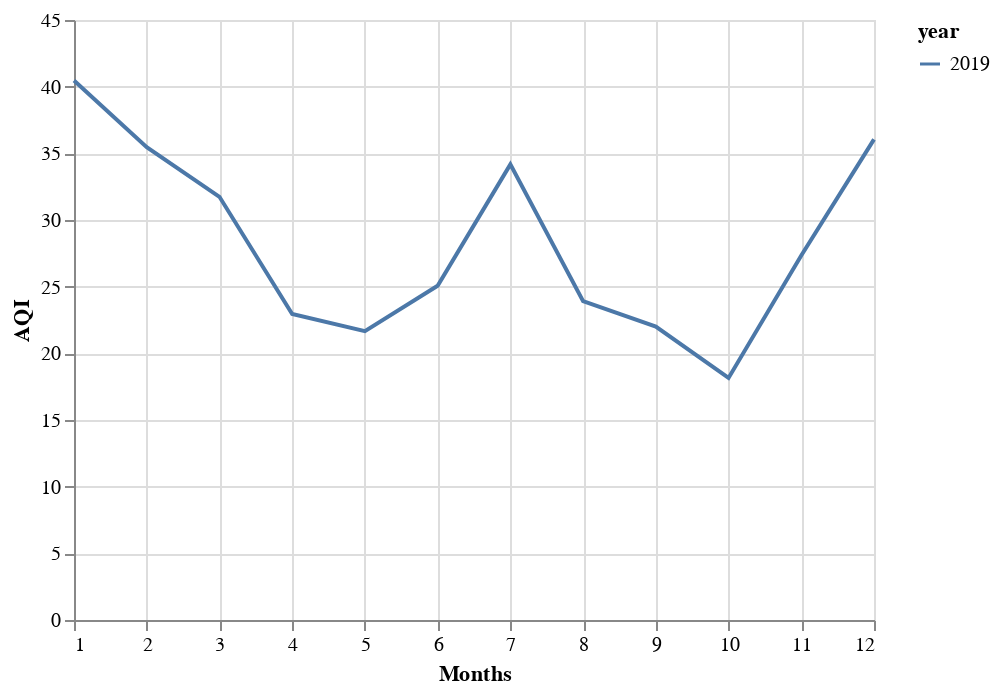

Notebook source saved alongside this figure:
### Code cell
pm25a_2019 = pd.read_csv("../../data/final/epa_air_params/pm25a_2019_avg_df.csv")
pm25a_2019_chart = alt.Chart(pm25a_2019).mark_line().encode(
    alt.X("month", title="Months"),
    alt.Y("aqi:Q", title="AQI"),
    color="year:N"
)
pm25a_2019_chart

### Figure 1 — Vega-Lite specification as saved in the notebook (floating-point values rounded to 4 significant figures)
{"config": {"view": {"continuousWidth": 400, "continuousHeight": 300}}, "data": {"name": "data-a88e0582ee6fa71e63169e8b11f33d72"}, "mark": "line", "encoding": {"color": {"type": "nominal", "field": "year"}, "x": {"type": "quantitative", "field": "month", "title": "Months"}, "y": {"type": "quantitative", "field": "aqi", "title": "AQI"}}, "$schema": "https://vega.github.io/schema/vega-lite/v4.8.1.json", "datasets": {"data-a88e0582ee6fa71e63169e8b11f33d72": [{"date_month": "2019-08-01", "aqi": 23.91, "arithmetic_mean": 5.758, "units_of_measure": "Micrograms/cubic meter (LC)", "parameter": "Acceptable PM2.5 AQI & Speciation Mass", "year": 2019, "month": 8}, {"date_month": "2019-04-01", "aqi": 22.95, "arithmetic_mean": 5.491, "units_of_measure": "Micrograms/cubic meter (LC)", "parameter": "Acceptable PM2.5 AQI & Speciation Mass", "year": 2019, "month": 4}, {"date_month": "2019-01-01", "aqi": 40.46, "arithmetic_mean": 9.833, "units_of_measure": "Micrograms/cubic meter (LC)", "parameter": "Acceptable PM2.5 AQI & Speciation Mass", "year": 2019, "month": 1}, {"date_month": "2019-12-01", "aqi": 36.04, "arithmetic_mean": 8.892, "units_of_measure": "Micrograms/cubic meter (LC)", "parameter": "Acceptable PM2.5 AQI & Speciation Mass", "year": 2019, "month": 12}, {"date_month": "2019-03-01", "aqi": 31.74, "arithmetic_mean": 7.659, "units_of_measure": "Micrograms/cubic meter (LC)", "parameter": "Acceptable PM2.5 AQI & Speciation Mass", "year": 2019, "month": 3}, {"date_month": "2019-02-01", "aqi": 35.46, "arithmetic_mean": 8.812, "units_of_measure": "Micrograms/cubic meter (LC)", "parameter": "Acceptable PM2.5 AQI & Speciation Mass", "year": 2019, "month": 2}, {"date_month": "2019-10-01", "aqi": 18.16, "arithmetic_mean": 4.35, "units_of_measure": "Micrograms/cubic meter (LC)", "parameter": "Acceptable PM2.5 AQI & Speciation Mass", "year": 2019, "month": 10}, {"date_month": "2019-09-01", "aqi": 22.01, "arithmetic_mean": 5.278, "units_of_measure": "Micrograms/cubic meter (LC)", "parameter": "Acceptable PM2.5 AQI & Speciation Mass", "year": 2019, "month": 9}, {"date_month": "2019-05-01", "aqi": 21.66, "arithmetic_mean": 5.188, "units_of_measure": "Micrograms/cubic meter (LC)", "parameter": "Acceptable PM2.5 AQI & Speciation Mass", "year": 2019, "month": 5}, {"date_month": "2019-11-01", "aqi": 27.34, "arithmetic_mean": 6.682, "units_of_measure": "Micrograms/cubic meter (LC)", "parameter": "Acceptable PM2.5 AQI & Speciation Mass", "year": 2019, "month": 11}, {"date_month": "2019-06-01", "aqi": 25.07, "arithmetic_mean": 6.03, "units_of_measure": "Micrograms/cubic meter (LC)", "parameter": "Acceptable PM2.5 AQI & Speciation Mass", "year": 2019, "month": 6}, {"date_month": "2019-07-01", "aqi": 34.17, "arithmetic_mean": 8.526, "units_of_measure": "Micrograms/cubic meter (LC)", "parameter": "Acceptable PM2.5 AQI & Speciation Mass", "year": 2019, "month": 7}]}}
